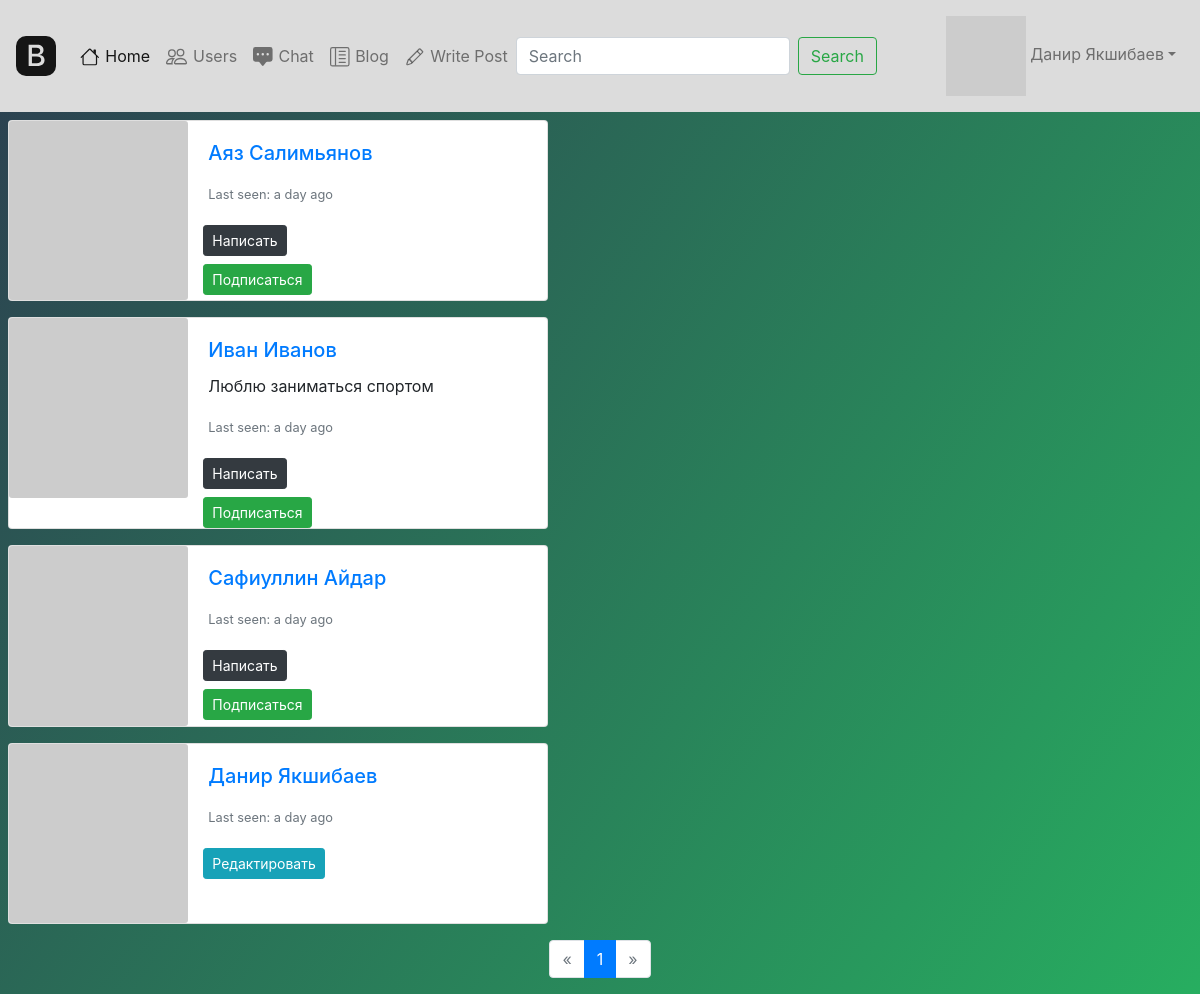
The page /users (signed in) on the database as committed earlier.
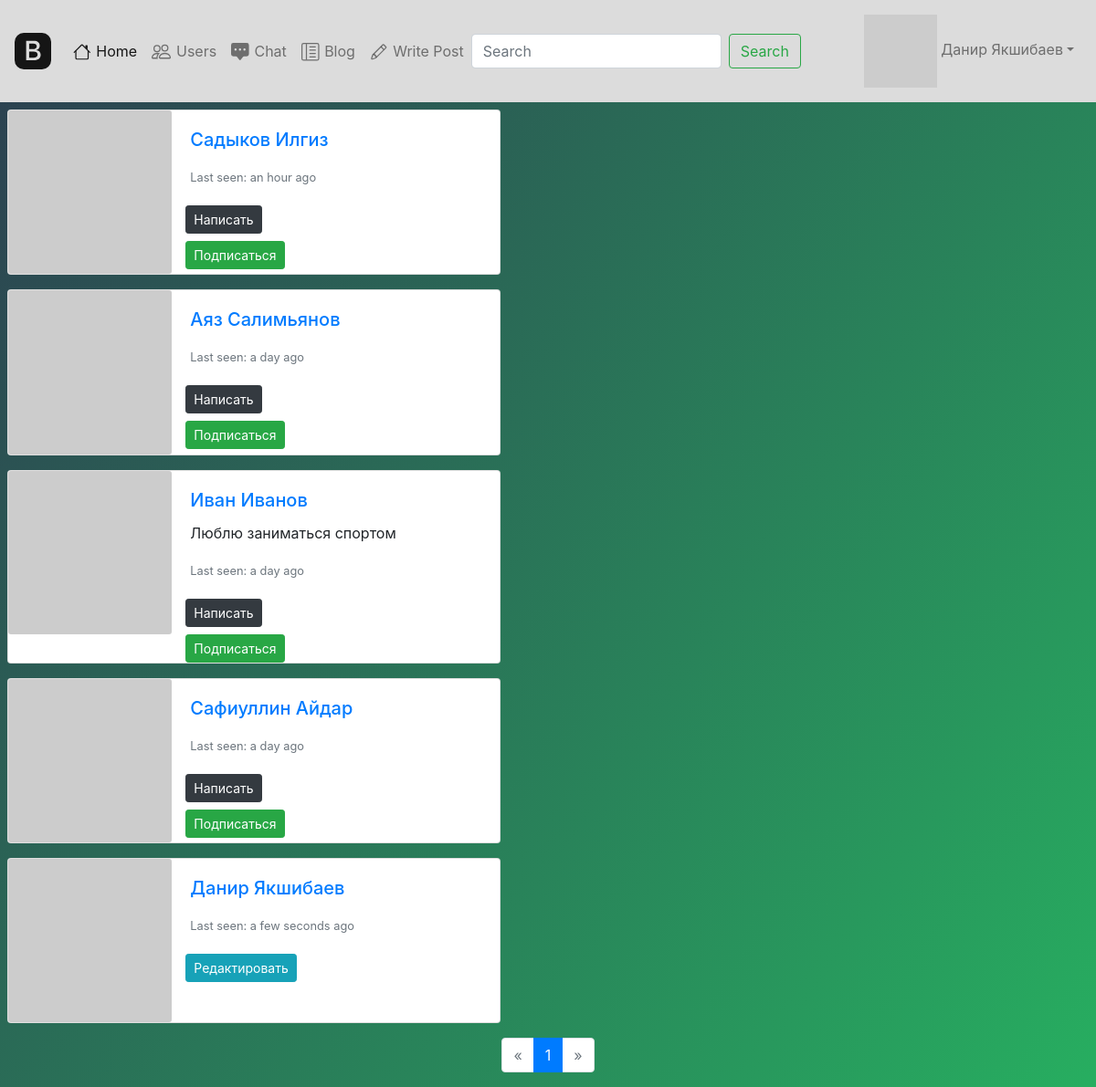
The same page on the database as committed later.
### main.py (models this page shows, shortened)
class User(UserMixin, SerializerMixin, db.Model):
    __tablename__ = 'users'
    id = db.Column(db.Integer, primary_key=True, autoincrement=True)
    name = db.Column(db.String, nullable=True)
    about = db.Column(db.String, nullable=True)
    email = db.Column(db.String, index=True, unique=True, nullable=True)
    hashed_password = db.Column(db.String, nullable=True)
    created_date = db.Column(db.DateTime, default=datetime.datetime.utcnow())
    last_seen = db.Column(db.DateTime, default=datetime.datetime.utcnow())
    followed = db.relationship(
        'User', secondary=followers,
        primaryjoin=(followers.c.follower_id == id),
        secondaryjoin=(followers.c.followed_id == id),
        backref=db.backref('followers', lazy='dynamic'), lazy='dynamic')
    messages_sent = db.relationship('Message',
                                    foreign_keys='Message.sender_id',
                                    backref='author', lazy='dynamic')
    messages_received = db.relationship('Message',
                                        foreign_keys='Message.recipient_id',
                                        backref='recipient', lazy='dynamic')
    def avatar(self, size):
        digest = md5(self.email.lower().encode('utf-8')).hexdigest()
        return 'https://www.gravatar.com/avatar/{}?d=identicon&s={}'.format(
            digest, size)
    def is_following(self, user):
        return self.followed.filter(
            followers.c.followed_id == user.id).count() > 0

### main.py (the view)
@app.route('/users')
@login_required
def users():
    q = request.args.get('q')
    page = request.args.get('page')
    if page and page.isdigit():
        page = int(page)
    else:
        page = 1
    if q:
        users = User.query.filter((User.name.contains(q)))
    else:
        users = User.query.order_by(User.created_date.desc())
    pages = users.paginate(page, per_page=5)
    return render_template('users.html', k='1', pages=pages, User=User, q=q)

### main.py (called while the page is built)
@login_manager.user_loader
def load_user(user_id):
    return User.query.get(user_id)

@app.before_request
def before_request():
    if current_user.is_authenticated:
        current_user.last_seen = datetime.datetime.utcnow()
        db.session.commit()

### templates/users.html (shortened to what this page needs)
{% extends "base.html" %}
{% block content %}
{% for user in pages.items %}
<div class="card mb-3 m-2" style="max-width: 540px;">
    <div class="row no-gutters">
        <div class="col-md-4">
            <img src="{{ user.avatar(128) }}" class="card-img">
        </div>
        <div class="col-md-6">
            <div class="card-body">
                <h5 class="card-title"><a href="user/{{ user.name }}">{{ user.name }}</a></h5>
                <p class="card-text">{% if user.about %}{{ user.about }}{% endif %} </p>
                <p class="card-text"><small class="text-muted">Last seen: {{ moment(user.last_seen).fromNow() }}</small>
                </p>
            </div>
            {% if user != current_user %}
            <div class="col-md-2">
                <a role="button" class="btn btn-dark btn-sm" href="/chat/{{ user.name }}">Написать</a>
            </div>
            {% elif user == current_user %}
            <div class="col-md-2">
                <a role="button" class="btn btn-info btn-sm" href="edit_profile/{{ current_user.name }}">Редактировать</a>
            </div>
            {% endif %}
            {% if not current_user.is_following(user) and current_user != user %}
            <div class="col-md-2">
                <a role="button" class="btn btn-success btn-sm" href="{{ url_for('follow', username=user.name) }}">Подписаться</a>
            </div>
            {% elif current_user.is_following(user) and current_user != user %}
            <h1></h1>
            <div class="col-md-2">
                <a role="button" class="btn btn-warning btn-sm" href="{{ url_for('unfollow', username=user.name) }}">Отписаться</a>
            </div>
            {% endif %}
        </div>
    </div>
</div>
{% endfor %}
<nav>
    <ul class="pagination justify-content-center">
        <li {% if not pages.has_prev %}
            class="page-item disabled"
            {% else %}
            class="page-item"
            {% endif %}>
            <a class="page-link" href="/users?page={{ pages.prev_num }}{% if q %}&q={{ q }} {% endif %}">
                <span aria-hidden="true">&laquo;</span>
            </a>
        </li>
        {% for page in pages.iter_pages() %}
        <li {% if page== pages.page %}
            class="page-item active"
            {% else %}
            class="page-item"
            {% endif %}>
            <a class="page-link" href="/users?page={{ page }}{% if q %}&q={{ q }} {% endif %}">{{ page }}</a>
        </li>
        {% endfor %}
        <li {% if not pages.has_next %}
            class="page-item disabled"
            {% else %}
            class="page-item"
            {% endif %}>
            <a class="page-link" href="/users?page={{ pages.next_num }}{% if q %}&q={{ q }} {% endif %}">
                <span aria-hidden="true">&raquo;</span>
            </a>
        </li>
    </ul>
</nav>
{% endblock %}

### templates/base.html (shortened to what this page needs)
<!DOCTYPE html>
<html lang="en" dir="ltr">
<head>
    <link rel="stylesheet" href="https://stackpath.bootstrapcdn.com/bootstrap/4.4.1/css/bootstrap.min.css"
>
    <link rel="stylesheet" href="static/css/base.css">
</head>
<body {% if request.path != '/' %} class="form" {% else %} class="ani" {% endif %}>
<header>
    <nav class="navbar navbar-expand-xl navbar-light" style="background-color: #DCDCDC;">
        <a class="navbar-brand" href="#">
        </a>
        <div class="collapse navbar-collapse" id="navbarSupportedContent">
            <ul class="navbar-nav mr-auto">
                <li class="nav-item active">
                    <a class="nav-link" href="/">
                        Home</a>
                </li>
                {% if current_user.is_authenticated %}
                <li class="nav-item">
                    <a class="nav-link" href="/users">
                        Users</a>
                </li>
                <li class="nav-item">
                    <a class="nav-link" href="/chat">
                        Chat</a>
                </li>
                <li class="nav-item">
                    <a class="nav-link" href="/blog">
                        Blog</a>
                </li>
                <li class="nav-item">
                    <a class="nav-link" href="/add_post">
                        Write Post</a>
                </li>
                {% endif %}
                {% if k %}
                <form class="form-inline my-2 my-lg-0" method="get">
                    <input class="form-control mr-sm-2" type="search" placeholder="Search" aria-label="Search"
                           name="q" value="{{ request.args.get('q', '') }}">
                    <button class="btn btn-outline-success my-2 my-sm-0" type="submit">Search</button>
                </form>
                {% endif %}
            </ul>
            {% if current_user.is_authenticated %}
            <ul class="navbar-nav ml-auto">
                <li class="nav-item">
                    <a class="nav-link dropdown-toggle" href="#" id="navbarDropdown" role="button"
                       data-toggle="dropdown" aria-haspopup="true" aria-expanded="false">
                        <img src="{{ current_user.avatar(34) }}"> {{ current_user.name }}</a>
                </li>
            </ul>
            {% endif %}
        </div>
    </nav>
</header>
</body>
</html>
{% block content %}
{% endblock %}

### static/css/base.css (style rules this page uses)
.form { background-image: linear-gradient(125deg,#2c3e50,#27ae60,#2980b9,#e74c3c,#8e44ad); background-size: 400% 400%; }

Rows that differ between the two databases and show on the page:
changed User "Данир Якшибаев": last_seen "a day ago" → "a few seconds ago"
added User: name "Садыков Илгиз", last_seen "an hour ago"
